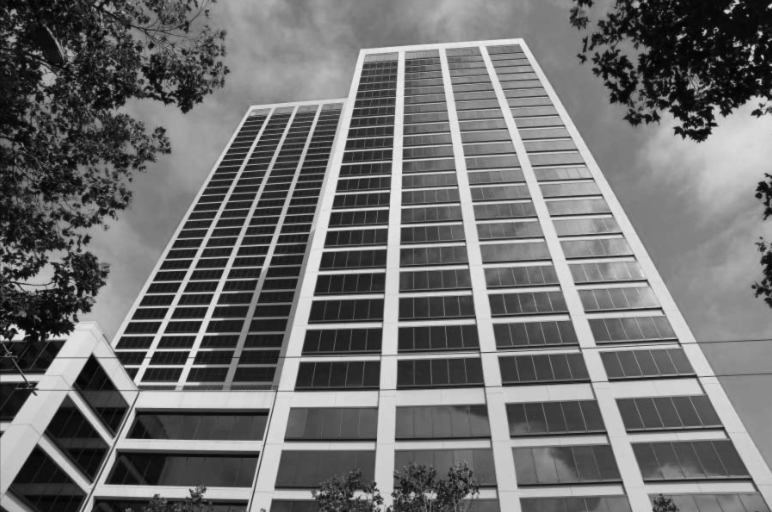
#> input picture clases/Cap08_Segmentación/Notebook/building.png, 1544 x 1024 px, found by its file name (shown at 1/2 size)
$ jupyter execute --allow-errors EL442_07_Filters_Contrast_Transformation_Morphology.ipynb   (older library calls are emulated)
#> lines starting #> are read from the running program, lines starting #| are printed output that depends on the picture
# Morfología<a class="tocSkip">
## TRATAMIENTO DE SEÑALES <a class="tocSkip">
### Ingenieria Electrónica <a class="tocSkip">
### Universidad Popular del Cesar <a class="tocSkip">
### Prof.: Jose Ramón Iglesias Gamarra - [https://github.com/joseramoniglesias/](https://github.com/joseramoniglesias/) <a class="tocSkip">
  **joseiglesias@unicesar.edu.co**

#  📙 Filtering
Filtering is a technique for modifying or enhancing an image. In essence, a filter is a mathematical function that is applied to images. It can be used to emphasize or remove certain features, like edges. Smoothing, sharpening and edge detection. So we can say, Filtering is a tecknique for :
- Mdifying or enhancing an image.
- Emphasize or remove certain features, like edges.
- Smoothing, sharpening.
- Edge detection

Filtering is a neighborhood operation. Where, **Neighborhood** mean: It is a image processing operations involve processing an image in sections, called blocks or neighborhoods, rather than processing the entire image at once. Filtering, histogram equalization for contrast enhancement, and morphological functions, all three of which use this approach.

### 📌 Edge Detection
With filtering we can detect edges. This technique can be used to find the boundaries of objects within images. As well as segment and extract information like how many coins are in an image. Most of the shape information of an image is enclosed in edges.

Edge detection works by detecting discontinuities in brightness. Like in this image, where we spot the chocolate kisses shapes in the image.

Original            |  Edges with Sobel
:-------------------------:|:-------------------------:
  |

<br/>

### 📌 Edge Detection Algorithm
#### Sobel
A common edge detection algorithm is **Sobel**. This is a filter that we can find in scikit image's module filters with the sobel function. We apply the filter by passing the image we want to detect the edges from as parameter. This function requires a 2-dimensional grayscale image as input. So in the case of a colored image, we'll need to convert it to grayscale first. Then, we show the original and the resulting image with a function that uses Matplotlib subplots.

```python
# Import module and function
from skimage.filters import sobel

# Apply edge detection filter
edge_sobel = sobel(image_coins)

# Show original and resulting image to compare
plot_comparison(image_coins, edge_sobel, "Edge with Sobel")
```

Original            |  Edges with Sobel
:-------------------------:|:-------------------------:
  |

<br/>

#### Comparing plots
Fuction for comparing a original and filtered image (This function details is not discussed in this course)

```python
def plot_comparison(original, filtered, title_filtered):
    fig, (ax1, ax2) = plt.subplots(ncols=2, figsize=(8, 6), sharex=True, sharey=True)

    ax1.imshow(original, cmap=plt.cm.gray)
    ax1.set_title('original')
    ax1.axis('off')

    ax2.imshow(filtered, cmap=plt.cm.gray)
    ax2.set_title(title_filtered)
    ax2.axis('off')
```

### 📌 Smoothing
#### Gaussian smoothing
We can achieve this with a Gaussian filter. This technique is typically used to blur an image or to reduce noise. Lets see how we can do this with Scikit image using this picture of me in Amsterdam.

We import the Gaussian function from the filters module of scikit-image. To apply the filter, the original image is passed as first parameter to the Gaussian function and the multichannel boolean parameter is set to True if the image is colored, otherwise it needs to be set to False. Finally, lets compare the original and the resulting image.

```python
# Import the module and function
from skimage.filters import gaussian

# Apply edge detection filter
gaussian_image = gaussian(amsterdam_pic, multichannel=True)

# Show original and resulting image to compare
plot_comparison(amsterdam_pic, gaussian_image, "Blurred with Gaussian filter")
```
Guassian filter can blur the image and remove noise from image

<br/>

### 📝 Edge detection
In this exercise, we'll detect edges in an image by applying the Sobel filter.

[cell 1]
import numpy as np
import matplotlib.pyplot as plt

def show_image(image, title='Image', cmap_type='gray'):
    plt.imshow(image, cmap=cmap_type)
    plt.title(title)
    plt.axis('off')

def plot_comparison(img_original, img_filtered, img_title_filtered):
    fig, (ax1, ax2) = plt.subplots(ncols=2, figsize=(10, 8), sharex=True, sharey=True)
    ax1.imshow(img_original, cmap=plt.cm.gray)
    ax1.set_title('Original')
    ax1.axis('off')
    ax2.imshow(img_filtered, cmap=plt.cm.gray)
    ax2.set_title(img_title_filtered)
    ax2.axis('off')

[cell 2]
from skimage import color
from skimage.filters import sobel

#> (the rest of this cell did not finish here and is left out)

<br/>

### 📝 Blurring to reduce noise
In this exercise we will reduce the sharpness of an image of a building taken during a London trip, through filtering.

[cell 3]
from skimage.filters import gaussian

# Read the image
building_image = plt.imread('./sampleImages/Chapter2/building.png')
#> building_image is the input picture: shape (1024, 1544, 4) float32; mean R, G, B, A 0.436, 0.436, 0.436, 1

# Apply filter
gaussian_image = gaussian(building_image, multichannel=True)

# Show Comparison
plot_comparison(building_image, gaussian_image, "Gaussian Smoothing")
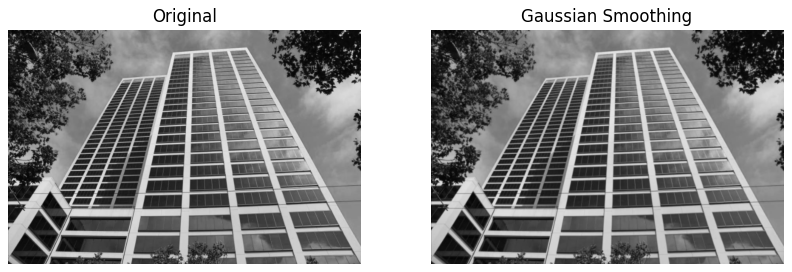
#> figure drawn by matplotlib, 2 panels

<br/><br/>

#  📙 Contrast Enhancement
Image enhancement can be extremely useful in multiple areas. Often medical images like this X-ray can have low contrast, making it hard to spot important details. When we improve the contrast,the details become more visible. It's definitely easier to spot things on this one!

The **Contrast** of an image can be seen as the measure of its dynamic range, or the "spread" of its histogram. Consider this image.

The contrast is the difference between the maximum and minimum pixel intensity in the image. The histogram of this image is shown on the right. The maximum value of pixel intensity is 255 while the minimum is 0. 255 - 0 = 255.

An image of low contrast has small difference between its dark and light pixel values. Is usually skewed either to the right (being mostly light), to the left (when is mostly dark), or located around the middle (mostly gray).

<br/>

## Enhance contrast
- Contrast stretching (It is used to stretch the histogram so the full range of intensity values of the image is filled)
- Histogram equalization (spreads out the most frequent histogram intensity values using probability distribution)
    - Histogram equalization
    - Adaptive histogram equalization
    - Contrast Limited Adaptive Histogram Equalization (CLAHE)

### 📌 Histogram equalization
As we have seen Histogram equalization spreads out the most frequent intensity values.

To apply this type of histogram equalization import the exposure module from scikit-image. We then have access to all equalization methods. In this case, the equalize_hist function, applies normal histogram equalization to the original image. Then we show both images, the original and equalized one to see the difference.
```python
from skimage import exposure

# Obtain the equalized image
image_eq = exposure.equalize_hist(image)

# Show original and result
show_image(image, 'Original')
show_image(image_eq, 'Histogram equalized')
```

Using Histogram equalization We get a result that, despite the increased contrast, doesn't look natural. In fact, it doesn't even look like the image has been enhanced at all.

<br/>

### 📌 Adaptive Equalization
Adaptive Equalization computes several histograms, each corresponding to a distinct part of the image, and uses them to redistribute the lightness values of the image histogram. A type of this method is the Contrastive Limited Adaptive Histogram Equalization (CLAHE) which was developed to prevent over-amplification of noise that adaptive histogram equalization can give rise to. In this image, we see the result of the CLAHE method and it may seem very similar to the standard method.

**Adaptive method is not that intense, so it looks more natural.** This is because it is not taking the global histogram of the entire image, but operates on small regions called tiles or neighborhoods.

#### CLAHE in scikit-image
```python
from skimage import exposure

# Apply adaptive Equalization
image_adapteq = exposure.equalize_adapthist(image, clip_limit=0.03)

# Show original and result
show_image(image, 'Original')
show_image(image_adapteq, 'Adaptive equalized')
```

<br/>

### 📝 Medical images
We are trying to improve the tools of a hospital by pre-processing the X-ray images so that doctors have a higher chance of spotting relevant details. You'll test our code on a chest X-ray image from the National Institutes of Health Chest X-Ray Dataset

[cell 4]
from skimage import exposure

#> (the rest of this cell did not finish here and is left out)

[cell 5]
plt.title('Histogram of image')
#> (the rest of this cell did not finish here and is left out)

#> (a cell that did not finish here is left out)

<br/><br/>

### 📝 Aerial image
In this exercise, we will improve the quality of an aerial image of a city. The image has low contrast and therefore we can not distinguish all the elements in it.

#> (a cell that did not finish here is left out)

#> (a cell that did not finish here is left out)

<br/><br/>

### 📝Let's add some impact and contrast
Sometimes we want to enhance the contrast of your photos so that they appear more dramatic?

In this exercise, you'll increase the contrast of a cup of coffee. Even though this is not our Sunday morning coffee cup, you can still apply the same methods to any of our photos.

[cell 9]
from skimage import data

# Load the image
original_image = data.coffee()
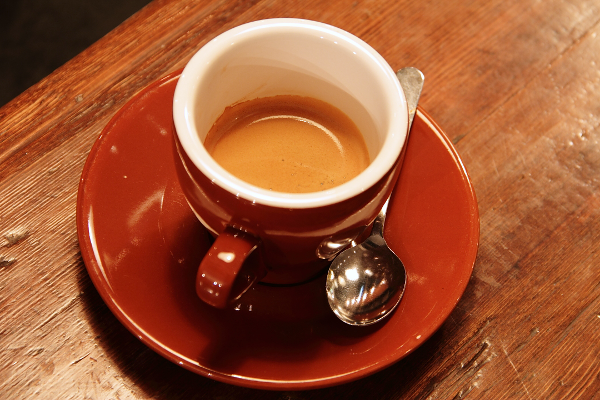
#> input picture skimage.data.coffee(), 600 x 400 px
#> original_image is the input picture: shape (400, 600, 3); mean R, G, B 158.6, 85.8, 51.5

# Compare the original image
show_image(original_image, "Cup")

[cell 10]
# Apply the adaptive equalization on the original image
adapthist_eq_image = exposure.equalize_adapthist(original_image, clip_limit=0.03)
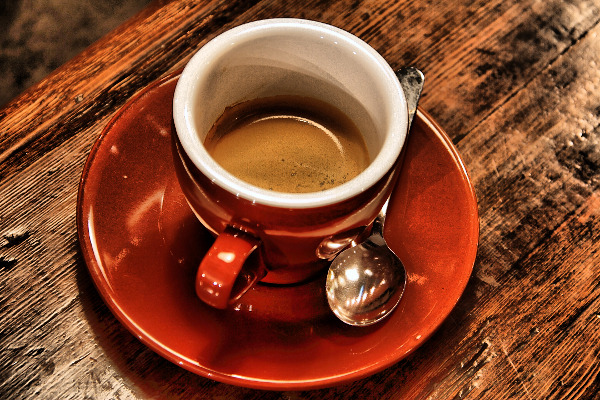
#> adapthist_eq_image: shape (400, 600, 3) float64; mean R, G, B 0.522, 0.277, 0.17

show_image(adapthist_eq_image, 'Dramatic Cup')

<br/><br/>

#  📙 Transformations
Sometimes we might need to transform images by rotating or resizing them. But whay we need to transform a image?

- Preparing images for classication Machine Learning models
- Optimization and compression of images
- Save images with same proportion

### 📌 Rotating
We can use the rotate function from scikit-image module "transform" to rotate an image by a certain angle around its center Once we import the module and function. In this code we are obtaining the rotated image with 90 degrees clockwise. The first parameter is the image we want to rotate and the second parameter is the angle. The rotation angle is in degrees in counter-clockwise or anticlockwise direction. So we use negative values.

##### Rotating Clockwise
```python
from skimage.transform import rotate

# Rotate the image 90 degrees clockwise
image_rotated = rotate(image, -90)
show_image(image_rotated, 'Original')

# Show the rotated image
show_image(image_rotated, 'Rotated 90 degrees clockwise')
```

##### Rotating Anti-Clockwise
```python
from skimage.transform import rotate

# Rotate the image 90 degrees clockwise
image_rotated = rotate(image, 90)
show_image(image_rotated, 'Original')

# Show the rotated image
show_image(image_rotated, 'Rotated 90 degrees anti clockwise')
```

### 📌 Rescaling
We can use the rescale function from the transform module. Once imported, in this example we make an image to be 4 times smaller than its original size by setting the scaling factor to 1/4. Setting an anti_aliasing boolean parameter to true specifies if applying a filter to smooth the image prior to down-scaling.

```python
from skimage.transform import rescale

# Rescale the image to be 4 times smaller
image_rescaled = rescale(image, 1/4, anti_aliasing=True, multichannel=True)

show_image(image, 'Original image')
show_image(image_rescaled,'Rescaled image')
```

#### Aliasing in digital images
In a digital image, aliasing is a pattern or a rippling effect. Aliasing makes the image look like it has waves or ripples radiating from a certain portion. This happens because the pixelation of the image is poor; when they simply do not look right.

Here, we applied a resizing of 1/30, and we see what the anti_aliasing filter is doing to the image when is set. The first one has the anti_aliasing to True so we see is softer. While the one without it is pixelated.

### 📌 Resizing
Resizing is used for making images match a certain size. The same purpose as rescale, but allows to specify an output image shape instead of a scaling factor.

```python
from skimage.transform import resize

# Height and width to resize
height = 400
width = 500

# Resize image
image_resized = resize(image, (height, width), anti_aliasing=True)

# Show the original and resulting images
show_image(image, 'Original image')
show_image(image_resized, 'Resized image')
```

#### Resizing proportionally
If we want to avoid disproportionate dimensions, we can resize an image proportionally. By taking the original width size of the image and dividing it by the scaling factor.

```python
from skimage.transform import resize

# Set proportional height so its 4 times its size
height = image.shape[0] / 4
width = image.shape[1] / 4

# Resize image
image_resized = resize(image, (height, width), anti_aliasing=True)

show_image(image_resized, 'Resized image')
```

<br/><br/>

### 📝Aliasing, rotating and rescaling

[cell 11]
from skimage.transform import rotate, rescale

#> (the rest of this cell did not finish here and is left out)

#> (a cell that did not finish here is left out)

<br/><br/>

### 📝Enlarging images
Have you ever tried resizing an image to make it larger? This usually results in loss of quality, with the enlarged image looking blurry.

The good news is that the algorithm used by scikit-image works very well for enlarging images up to a certain point.

In this exercise you'll enlarge an image three times!!

[cell 13]
from skimage.transform import rescale

# Load the image from data
rocket_image = data.rocket()
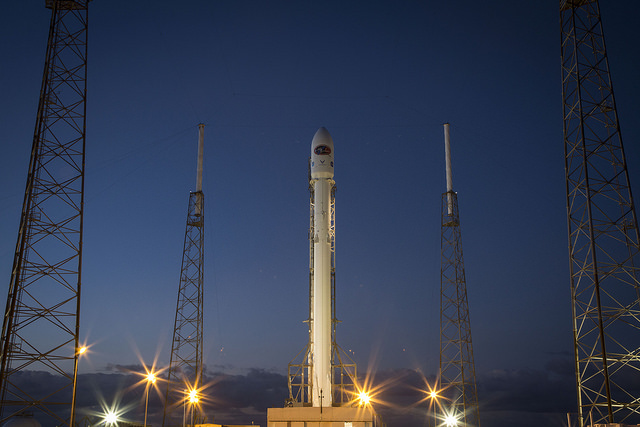
#> input picture skimage.data.rocket(), 640 x 427 px
#> rocket_image is the input picture: shape (427, 640, 3); mean R, G, B 52.3, 61.3, 82.3

# Enlarge the image so it is 3 times bigger
enlarged_rocket_image = rescale(rocket_image, 3, anti_aliasing=True, channel_axis=-1)

# Show the original image
show_image(rocket_image)

[cell 14]
show_image(enlarged_rocket_image, '3 times enlarged image')

$ run again, with clases/Cap08_Segmentación/Notebook/N0005_0009.png copied over clases/Cap08_Segmentación/Notebook/building.png
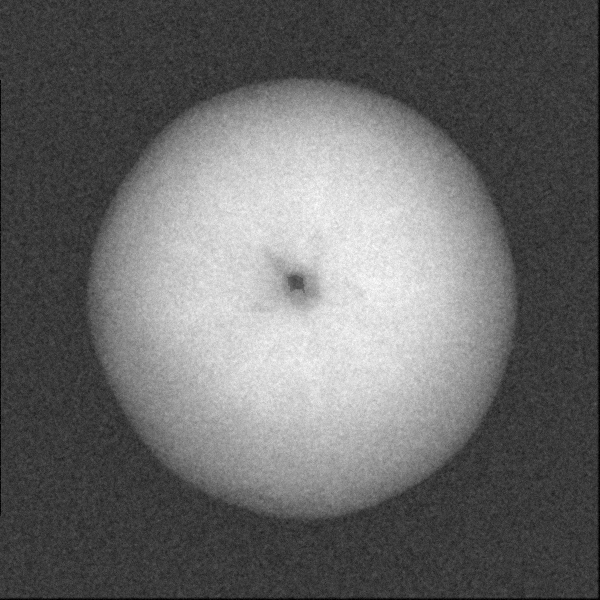
#> input picture clases/Cap08_Segmentación/Notebook/N0005_0009.png, 600 x 600 px, found by its file name
#> building_image is the input picture: shape (600, 600) float32; min 0, max 1, mean 0.411
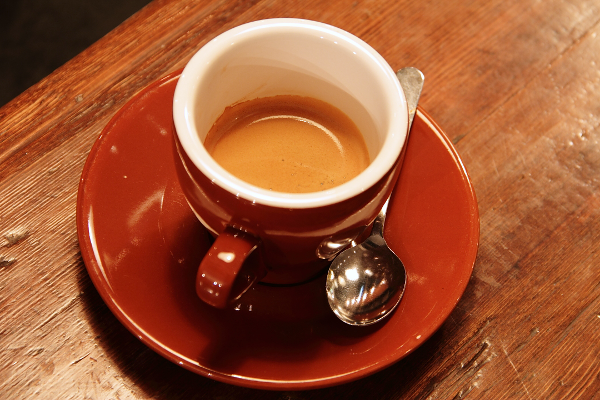
#> input picture skimage.data.coffee(), 600 x 400 px
#> original_image is the input picture: shape (400, 600, 3); mean R, G, B 158.6, 85.8, 51.5
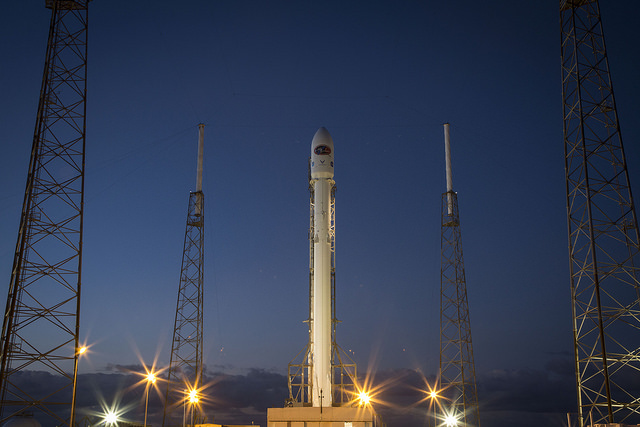
#> input picture skimage.data.rocket(), 640 x 427 px
#> rocket_image is the input picture: shape (427, 640, 3); mean R, G, B 52.3, 61.3, 82.3
